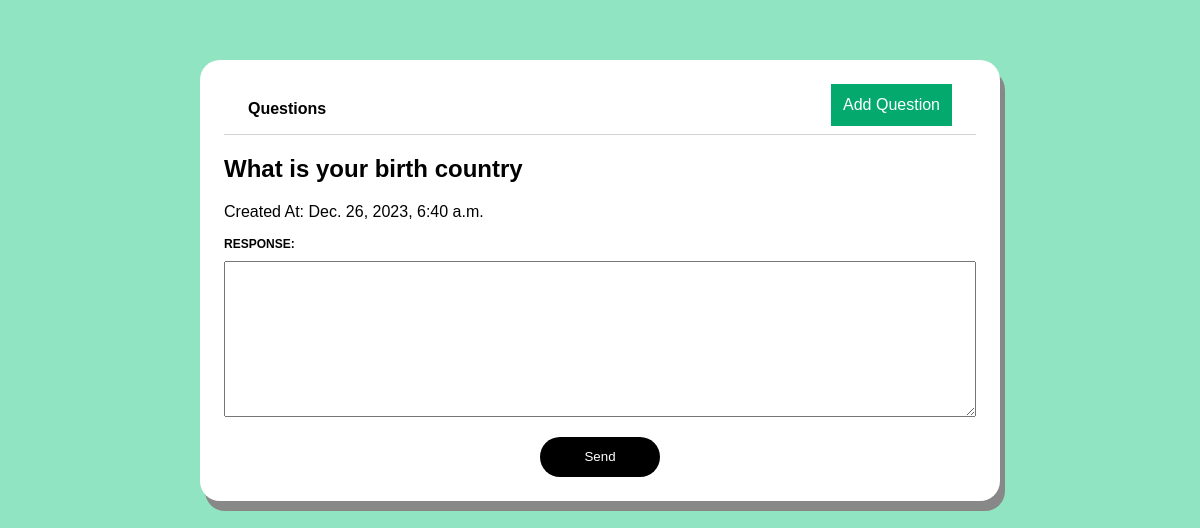
/short-question/2, run on the app's committed database.
### questions/models.py (models this page shows, shortened)
class ShortQuestion(models.Model):
    question = models.CharField(max_length=10000)
    created_at = models.DateTimeField(auto_now_add=True)
    updated_at = models.DateTimeField(auto_now=True)

### questions/views.py (the view, shortened to what this page needs)
# urls.py: path('short-question/<int:id>', views.shortQuestionPage, name = "short-question"),
def shortQuestionPage(request, id):
    short_response_form = ShortResponseForm()
    short_question = ShortQuestion.objects.get(id=id)
    context = {
        'short_question': short_question,
        'short_response_form': short_response_form
    }
    return render(request, 'ShortQuestion.html', context)

### questions/form.py
class ShortResponseForm(forms.ModelForm):
    class Meta:
        model = ShortResponse
        fields = ['body']

### questions/templates/ShortQuestion.html (shortened to what this page needs)
{%  extends 'layouts/page.html' %}
{% block content %}
<div class="page-short-question">
    <h2 class="question-title">{{short_question.question}}</h2>
    <p class="question-date">Created At: {{short_question.created_at}}</p>
    <form method="POST" action="" class="response-form">
        <div class="field-wrapper">
            <label for="{{short_response_form.body.id_for_label}}"> Response: </label>
            {{short_response_form.body}}
        </div>
        <input type="submit" value="Send" class="submit-button">
    </form>
</div>
{% endblock %}

### questions/static/css/styles.css (style rules this page uses)
html, body { font-family: Arial; background-color: #90E4C1; }
*, *::after, *::before { box-sizing: border-box; }
.field-wrapper { display: flex; flex-direction: column; margin-bottom: 20px; }
.submit-button { display: block; width: 120px; height: 40px; border: none; border-radius: 20px; background-color: black; color: white; margin: 0 auto; cursor: pointer; }
.field-wrapper label { font-size: 12px; font-weight: 600; text-transform: uppercase; margin-bottom: 10px; }

### data on the page
ShortQuestion: question "What is your birth country", created_at "Dec. 26, 2023, 6:40 a.m."
